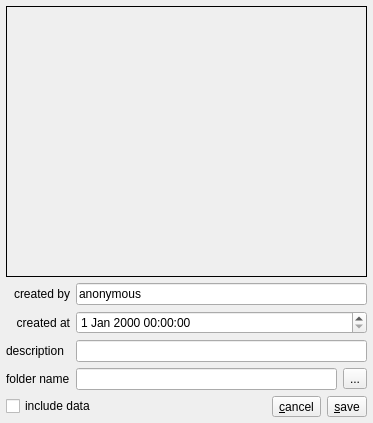
<?xml version="1.0" encoding="UTF-8"?>
<ui version="4.0">
 <class>xVSaveDlg</class>
 <widget class="QDialog" name="xVSaveDlg">
  <property name="geometry">
   <rect>
    <x>0</x>
    <y>0</y>
    <width>373</width>
    <height>423</height>
   </rect>
  </property>
  <property name="sizePolicy">
   <sizepolicy hsizetype="Fixed" vsizetype="Fixed">
    <horstretch>0</horstretch>
    <verstretch>0</verstretch>
   </sizepolicy>
  </property>
  <property name="windowTitle">
   <string>save dash board</string>
  </property>
  <widget class="QWidget" name="layoutWidget">
   <property name="geometry">
    <rect>
     <x>6</x>
     <y>6</y>
     <width>361</width>
     <height>411</height>
    </rect>
   </property>
   <layout class="QVBoxLayout" name="verticalLayout">
    <item>
     <widget class="QLabel" name="pPixLab">
      <property name="sizePolicy">
       <sizepolicy hsizetype="MinimumExpanding" vsizetype="MinimumExpanding">
        <horstretch>0</horstretch>
        <verstretch>0</verstretch>
       </sizepolicy>
      </property>
      <property name="frameShape">
       <enum>QFrame::Box</enum>
      </property>
      <property name="text">
       <string/>
      </property>
     </widget>
    </item>
    <item>
     <layout class="QGridLayout" name="gridLayout">
      <item row="1" column="0" colspan="2">
       <widget class="QLabel" name="label_3">
        <property name="text">
         <string>created at</string>
        </property>
        <property name="alignment">
         <set>Qt::AlignRight|Qt::AlignTrailing|Qt::AlignVCenter</set>
        </property>
       </widget>
      </item>
      <item row="2" column="0" colspan="2">
       <widget class="QLabel" name="label_4">
        <property name="text">
         <string>description</string>
        </property>
       </widget>
      </item>
      <item row="0" column="0" colspan="2">
       <widget class="QLabel" name="label">
        <property name="text">
         <string>created by</string>
        </property>
        <property name="alignment">
         <set>Qt::AlignRight|Qt::AlignTrailing|Qt::AlignVCenter</set>
        </property>
       </widget>
      </item>
      <item row="3" column="2">
       <widget class="QLineEdit" name="pFolderLEdit">
        <property name="readOnly">
         <bool>true</bool>
        </property>
       </widget>
      </item>
      <item row="3" column="3">
       <widget class="QToolButton" name="pBrowseTB">
        <property name="text">
         <string>...</string>
        </property>
       </widget>
      </item>
      <item row="2" column="2" colspan="2">
       <widget class="QLineEdit" name="pDescLEdit">
        <property name="text">
         <string/>
        </property>
       </widget>
      </item>
      <item row="1" column="2" colspan="2">
       <widget class="QDateTimeEdit" name="dateTimeEdit"/>
      </item>
      <item row="0" column="2" colspan="2">
       <widget class="QLineEdit" name="pCreatedByLEdit">
        <property name="text">
         <string>anonymous</string>
        </property>
       </widget>
      </item>
      <item row="3" column="0" colspan="2">
       <widget class="QLabel" name="label_2">
        <property name="text">
         <string>folder name</string>
        </property>
       </widget>
      </item>
     </layout>
    </item>
    <item>
     <layout class="QHBoxLayout" name="horizontalLayout"/>
    </item>
    <item>
     <layout class="QHBoxLayout" name="horizontalLayout_2">
      <item>
       <widget class="QCheckBox" name="pIncludeDataCB">
        <property name="text">
         <string>include data</string>
        </property>
       </widget>
      </item>
      <item>
       <spacer name="horizontalSpacer">
        <property name="orientation">
         <enum>Qt::Horizontal</enum>
        </property>
        <property name="sizeHint" stdset="0">
         <size>
          <width>40</width>
          <height>20</height>
         </size>
        </property>
       </spacer>
      </item>
      <item>
       <widget class="QToolButton" name="pCancelTB">
        <property name="text">
         <string>&amp;cancel</string>
        </property>
       </widget>
      </item>
      <item>
       <widget class="QToolButton" name="pSaveTB">
        <property name="text">
         <string>&amp;save</string>
        </property>
       </widget>
      </item>
     </layout>
    </item>
   </layout>
  </widget>
 </widget>
 <tabstops>
  <tabstop>pCreatedByLEdit</tabstop>
  <tabstop>dateTimeEdit</tabstop>
  <tabstop>pDescLEdit</tabstop>
  <tabstop>pFolderLEdit</tabstop>
  <tabstop>pBrowseTB</tabstop>
  <tabstop>pIncludeDataCB</tabstop>
  <tabstop>pCancelTB</tabstop>
  <tabstop>pSaveTB</tabstop>
 </tabstops>
 <resources/>
 <connections>
  <connection>
   <sender>pCancelTB</sender>
   <signal>clicked()</signal>
   <receiver>xVSaveDlg</receiver>
   <slot>reject()</slot>
   <hints>
    <hint type="sourcelabel">
     <x>319</x>
     <y>414</y>
    </hint>
    <hint type="destinationlabel">
     <x>116</x>
     <y>199</y>
    </hint>
   </hints>
  </connection>
  <connection>
   <sender>pSaveTB</sender>
   <signal>clicked()</signal>
   <receiver>xVSaveDlg</receiver>
   <slot>accept()</slot>
   <hints>
    <hint type="sourcelabel">
     <x>364</x>
     <y>414</y>
    </hint>
    <hint type="destinationlabel">
     <x>136</x>
     <y>189</y>
    </hint>
   </hints>
  </connection>
 </connections>
</ui>
